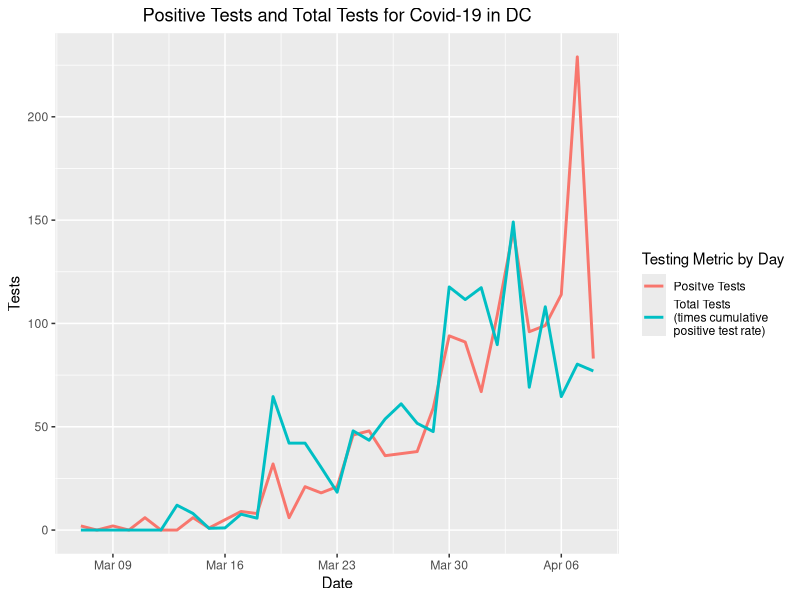
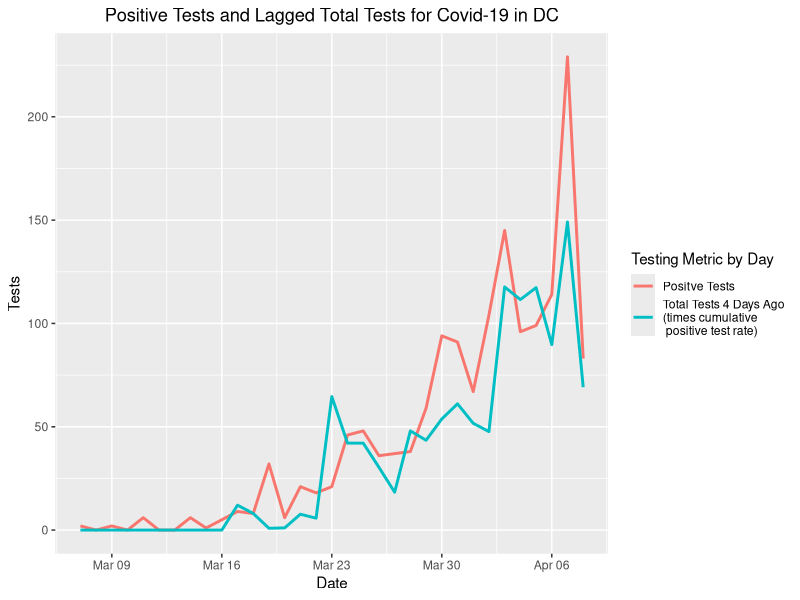

Write the R code that produced these figures, in order.
## ---- chunk 1
knitr::opts_chunk$set(echo = FALSE, warning = FALSE)

library(readxl)
library(dplyr)
library(tidyr)
library(ggplot2)

setwd("..")

overall_dc <- read_excel("Data/DC_Daily/DC-COVID-19-Data-for-April-7-2020.xlsx",
                          sheet = "Overal Stats")
colnames(overall_dc)[1:2] <- c("Category", "Subcategory")
overall_dc <- overall_dc %>% dplyr::filter(!is.na(Category))

### Testing data missing from 20 March, so averaging 19 March and 21 March data
testing <- overall_dc %>% dplyr::filter(Category == "Testing")
for(i in 3:ncol(testing)) testing[i] <- testing[[i]] %>% replace_na(0)
for(i in 3:ncol(testing)) testing[i] <- as.numeric(testing[[i]])

testing_test <- testing %>% dplyr::select(-Category) %>% 
  pivot_longer(-Subcategory, names_to = "Date", values_to = "Count")

testing_test$Date <- as.numeric(testing_test$Date)
testing_test$Date <-  as.Date(testing_test$Date - 2, origin = "1900-01-01")

testing_test <- testing_test %>% pivot_wider(names_from = Subcategory,
                                             values_from = Count)
colnames(testing_test)[2:5] <- c("Tested_Overall", "Tested_Positive",
                                 "Deaths_Cuml", "Recovered_Cuml")
testing_test <- testing_test %>% 
  mutate(Test_New = Tested_Overall - lag(Tested_Overall, default = 0),
         Pos_New = Tested_Positive - lag(Tested_Positive, default = 0),
         Test_Lag_1 = lag(Test_New, n = 1, default = 0),
         Test_Lag_2 = lag(Test_New, n = 2, default = 0),
         Test_Lag_3 = lag(Test_New, n = 3, default = 0),
         Test_Lag_4 = lag(Test_New, n = 4, default = 0),
         Test_Lag_5 = lag(Test_New, n = 5, default = 0),
         Test_Lag_6 = lag(Test_New, n = 6, default = 0),
         Test_Lag_7 = lag(Test_New, n = 7, default = 0))
## ---- chunk 2
plot1 <- testing_test %>% 
  dplyr::mutate(Test_by_Pos_Rate = Test_New / (max(Tested_Overall)/max(Tested_Positive))) %>% 
  dplyr::select(Date, Pos_New, Test_by_Pos_Rate) %>% 
  tidyr::gather(key = "Test_Metric", value = "Number",
                Pos_New, Test_by_Pos_Rate)

ggplot(data = plot1, aes(x = Date)) +
  geom_line(aes(y = Number, color = Test_Metric), size = 1) +
  labs(title = "Positive Tests and Total Tests for Covid-19 in DC", y = "Tests", x = "Date") +
  scale_color_discrete(name = "Testing Metric by Day",
                       labels = c("Positve Tests",
                                  "Total Tests\n(times cumulative\npositive test rate)")) +
  theme(plot.title = element_text(hjust = 0.5))
## ---- chunk 3
plot2 <- testing_test %>% 
  dplyr::mutate(Test_Lag_4_by_Pos_Rate = Test_Lag_4 / (max(Tested_Overall)/max(Tested_Positive))) %>% 
  dplyr::select(Date, Pos_New, Test_Lag_4_by_Pos_Rate) %>% 
  tidyr::gather(key = "Test_Metric", value = "Number",
                Pos_New, Test_Lag_4_by_Pos_Rate)

ggplot(data = plot2, aes(x = Date)) +
  geom_line(aes(y = Number, color = Test_Metric), size = 1) +
  labs(title = "Positive Tests and Lagged Total Tests for Covid-19 in DC",
       y = "Tests", x = "Date") +
  scale_color_discrete(name = "Testing Metric by Day",
                       labels = c("Positve Tests",
                                  "Total Tests 4 Days Ago\n(times cumulative\n positive test rate)")) +
  theme(plot.title = element_text(hjust = 0.5))
## ---- chunk 4
cor(testing_test[6:ncol(testing_test)])
